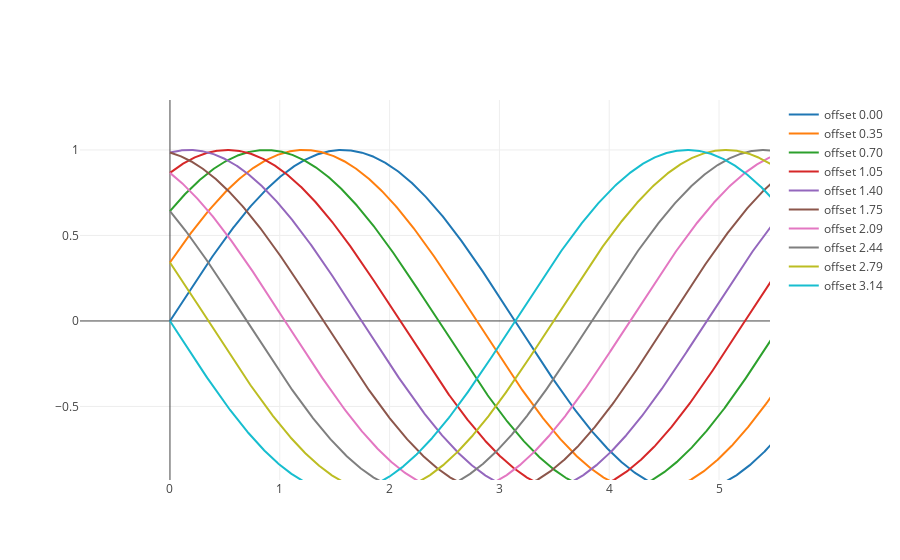

Write notebook code for a chart like this one.
### Markdown cell above
## Plotly

### Code cell
import plotly.graph_objs as go
import plotly.offline as py

traces = []
for leg, y in zip(legend, ys):
    traces.append(go.Scatter(x=x, y=y, name=leg))

py.iplot(traces)

### Figure 1 — Plotly figure (JSON) as saved in the notebook; plotly's stock layout.template omitted (floating-point values rounded to 4 significant figures; data arrays with more than 128 entries replaced by an {"elided": "..."} marker saying what was removed)
{"data": [{"name": "offset 0.00", "type": "scatter", "uid": "3fb8a650-1fa7-4d13-9075-ffe0bc2490ce", "x": {"elided": "1000 float values"}, "y": {"elided": "1000 float values"}}, {"name": "offset 0.35", "type": "scatter", "uid": "3105cb70-df2d-42af-8163-d2b26b2bc9d8", "x": {"elided": "1000 float values"}, "y": {"elided": "1000 float values"}}, {"name": "offset 0.70", "type": "scatter", "uid": "a5cee9b2-6523-40d5-b8b5-bc1da8e7e440", "x": {"elided": "1000 float values"}, "y": {"elided": "1000 float values"}}, {"name": "offset 1.05", "type": "scatter", "uid": "e6176e91-a119-4b64-90cc-6df1d6104d4b", "x": {"elided": "1000 float values"}, "y": {"elided": "1000 float values"}}, {"name": "offset 1.40", "type": "scatter", "uid": "0f98d33e-77dc-41af-857a-d2e639b0faf4", "x": {"elided": "1000 float values"}, "y": {"elided": "1000 float values"}}, {"name": "offset 1.75", "type": "scatter", "uid": "ba6d368e-f013-4c21-adbe-154ebb3949db", "x": {"elided": "1000 float values"}, "y": {"elided": "1000 float values"}}, {"name": "offset 2.09", "type": "scatter", "uid": "11154488-5c83-4a35-8721-1d6e1b071917", "x": {"elided": "1000 float values"}, "y": {"elided": "1000 float values"}}, {"name": "offset 2.44", "type": "scatter", "uid": "911d15be-6632-429a-9411-41088e1dc221", "x": {"elided": "1000 float values"}, "y": {"elided": "1000 float values"}}, {"name": "offset 2.79", "type": "scatter", "uid": "f083d4e0-22a3-4bb3-a4ef-90ee3f5169dd", "x": {"elided": "1000 float values"}, "y": {"elided": "1000 float values"}}, {"name": "offset 3.14", "type": "scatter", "uid": "3f1d733b-7d41-470d-8073-bc96a585e931", "x": {"elided": "1000 float values"}, "y": {"elided": "1000 float values"}}], "layout": {"autosize": true, "dragmode": "pan", "xaxis": {"autorange": false, "range": [-0.8191, 5.464], "type": "linear"}, "yaxis": {"autorange": false, "range": [-0.93, 1.292], "type": "linear"}}}
